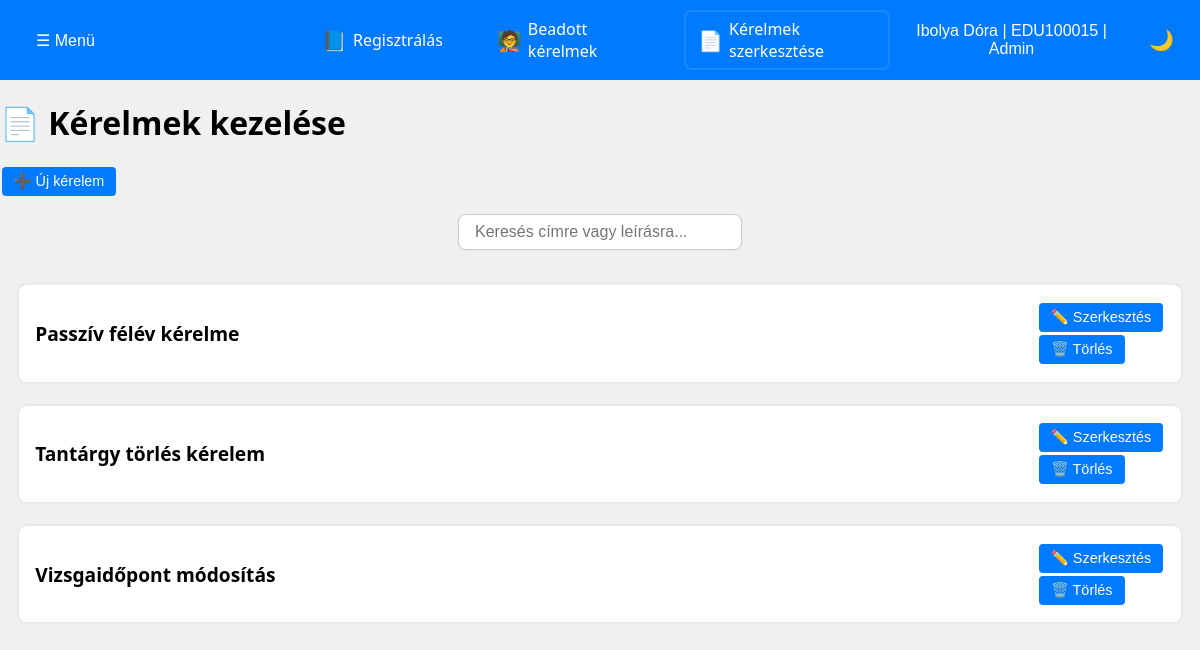
/admin/request.php (signed in), run on an earlier commit of the app's database.
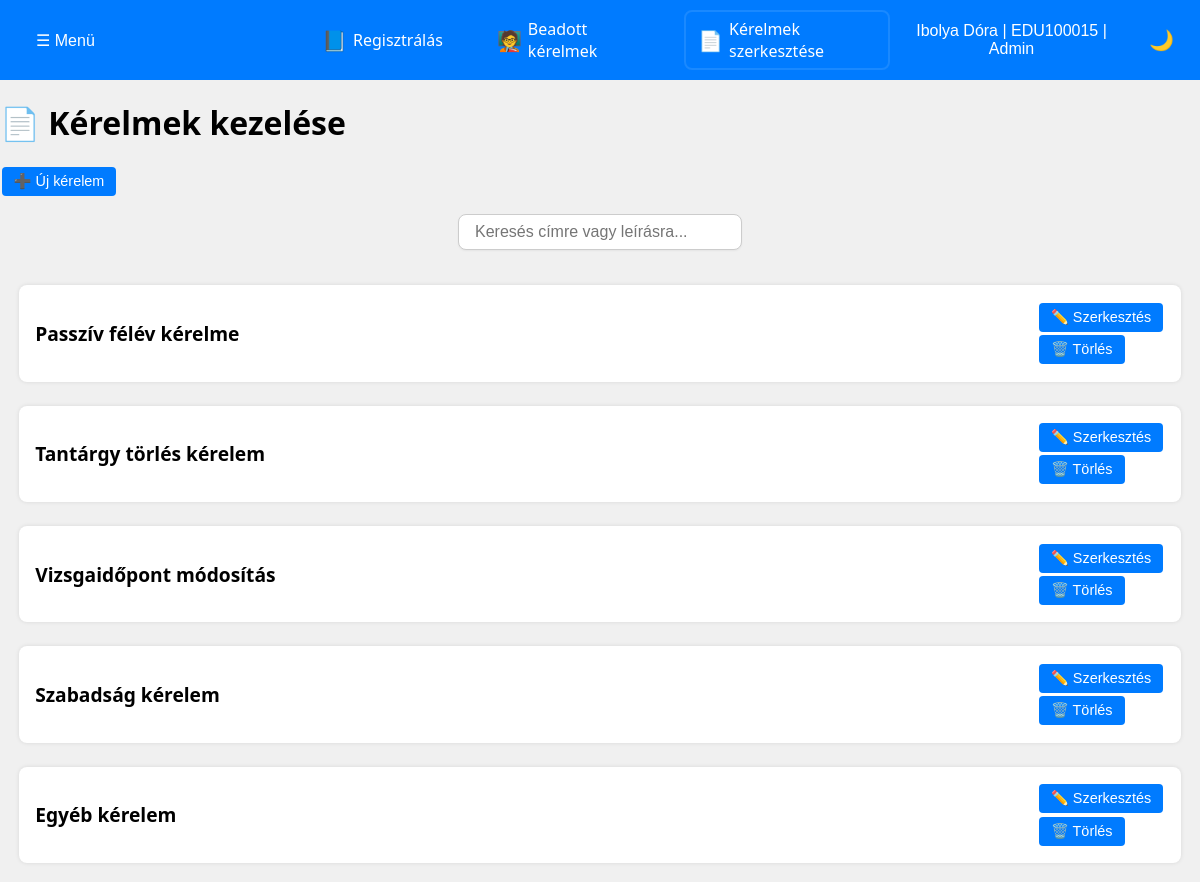
And on a later commit of the database.
### tables this page shows
CREATE TABLE users (
    id INT AUTO_INCREMENT PRIMARY KEY,
    name VARCHAR(100) NOT NULL,
    eduportal_id VARCHAR(20) NOT NULL UNIQUE,
    email VARCHAR(100) NOT NULL,
    phone VARCHAR(20),
    password_hash VARCHAR(255) NOT NULL,
    postal_code VARCHAR(10),
    city VARCHAR(100),
    address VARCHAR(255),
    birth_date DATE,
    mothers_name VARCHAR(100),
    role ENUM('hallgato', 'tanar', 'admin') NOT NULL DEFAULT 'hallgato',
    course_code VARCHAR(20),
	financing_type ENUM('állami', 'önköltséges') NOT NULL,
    created_at TIMESTAMP DEFAULT CURRENT_TIMESTAMP,
	updated_at TIMESTAMP DEFAULT CURRENT_TIMESTAMP ON UPDATE CURRENT_TIMESTAMP
);

CREATE TABLE request_templates (
    id INT NOT NULL AUTO_INCREMENT PRIMARY KEY,
    title VARCHAR(255) NOT NULL,
    description TEXT,
    to_who TEXT,

    version INT NOT NULL DEFAULT 1,
    previous_version_id INT NULL,
	is_active TINYINT(1) NOT NULL DEFAULT 1,

    created_at DATETIME DEFAULT CURRENT_TIMESTAMP,
    updated_at DATETIME DEFAULT CURRENT_TIMESTAMP ON UPDATE CURRENT_TIMESTAMP,

    CONSTRAINT fk_prev_version
        FOREIGN KEY (previous_version_id)
        REFERENCES request_templates(id)
        ON DELETE SET NULL
);

### PHP_Header/a_request.php (called while the page is built, shortened)
<?php
$eduportal_id = $_SESSION['eduportal_id'];
global $conn;
$user_sql = "
SELECT
    name
FROM users
WHERE eduportal_id = ?";
$user_stmt = $conn->prepare($user_sql);
$user_stmt->bind_param("s", $eduportal_id);
$user_stmt->execute();
$user_result = $user_stmt->get_result();
$user = $user_result->fetch_assoc();
$user_name = $user['name'] ?? 'Ismeretlen';
$user_course = "Admin";
$request_sql = "
SELECT rt.id,
       rt.title,
       rt.description,
       rt.to_who
FROM request_templates rt
LEFT JOIN request_templates rt2 ON rt2.previous_version_id = rt.id
WHERE rt2.id IS NULL AND rt.is_active = 1
ORDER BY rt.created_at DESC";
$request_result = $conn->query($request_sql);
$templates = [];
while ($row = $request_result->fetch_assoc()) {
    $templates[] = $row;
}

### admin/request.php (the view, shortened to what this page needs)
<?php
require __DIR__. '/../PHP_Header/a_request.php'
?>
<!DOCTYPE html>
<html lang="hu">
<head>
    <link rel="stylesheet" href="../CSS/site_style.css">
    <link rel="stylesheet" href="../CSS/request.css">
</head>
<body>
<header>
    <div class="menu">
        <div class="dropdown">
            <button id="dropdownToggleL" class="dropbtn">☰ Menü </button>
        </div>
    </div>
    <nav class="main-nav">
        <a href="register.php"><span class="icon">📘</span> Regisztrálás</a>
        <a href="submitted_request.php"><span class="icon">🧑‍🏫</span> Beadott kérelmek</a>
        <a id="active" href="#"><span class="icon">📄</span> Kérelmek szerkesztése</a>
    </nav>
    <div class="user-menu">
        <div class="dropdown">
            <button id="dropdownToggleR" class="dropbtn">
                <?= htmlspecialchars($user_name) ?> |
                <?= htmlspecialchars($eduportal_id) ?> |
                <?= htmlspecialchars($user_course) ?>
            </button>
        </div>
        <div class="theme-switcher">
            <button id="theme-toggle" class="theme-btn">🌙</button>
        </div>
    </div>
</header>
<main class="layout">
    <h1>📄 Kérelmek kezelése</h1>
    <button id="new-request-btn" class="ar_fill-btn">➕ Új kérelem</button>
    <div class="search-form">
        <input type="text" id="ar_searchInput" placeholder="Keresés címre vagy leírásra...">
    </div>
    <div class="requests-container" id="requests-container">
        <?php if (empty($templates)): ?>
            <p>Nincs létrehozott kérelemsablon.</p>
        <?php else: ?>
            <?php foreach ($templates as $t): ?>
                <div class="ar_request-card"
                    data-title="<?= strtolower(htmlspecialchars($t['title'])) ?>"
                    data-description="<?= strtolower(htmlspecialchars($t['description'])) ?>">
                    <div class="card-header">
                        <h2><?= htmlspecialchars($t['title']) ?></h2>
                        <div class="card-actions">
                            <button class="ar_edit-btn">✏️ Szerkesztés</button>
                            <form method="POST" action="../POST/request_post.php" class="inline-form">
                                <button type="submit" name="delete" class="ar_delete-btn" >🗑️ Törlés</button>
                            </form>
                        </div>
                    </div>
                </div>
            <?php endforeach; ?>
        <?php endif; ?>
    </div>
</main>
</body>
</html>

### CSS/site_style.css (style rules this page uses)
:root { --background-light: #f0f0f0; --background-dark: #1e1e1e; --text-dark: #000000; --text-light: #ffffff; --primary-color: #007bff; --secondary-color: #ffa500; --dropdown-bg: #ffffff; --dropdown-bg-dark: #333333; --primary-hover: #0056b3; --card-background-light: white; --card-background-dark: black; }
body { margin: 0; font-family: "Segoe UI", sans-serif; background-color: var(--background-light); color: var(--text-dark); min-height: 100vh; display: flex; flex-direction: column; }
header { display: flex; justify-content: space-between; align-items: center; background-color: var(--primary-color); color: var(--text-light); padding: 10px 20px; width: 100%; box-sizing: border-box; }
.menu, .user-menu { flex: 1; }
.user-menu { display: flex; align-items: center; justify-content: flex-end; gap: 10px; }
.main-nav { display: flex; justify-content: center; gap: 30px; flex: 2; }
.main-nav a { color: var(--text-light); text-decoration: none; font-size: 16px; display: flex; align-items: center; gap: 6px; padding: 8px 12px; transition: background-color 0.3s; }
.main-nav a#active { border: 2px solid rgba(255, 255, 255, 0.1); border-radius: 8px; padding: 6px 12px; }
.dropdown { position: relative; display: inline-block; }
.dropbtn { background-color: transparent; color: var(--text-light); border: none; font-size: 16px; cursor: pointer; padding: 8px 16px; }
.user-menu .dropdown { position: relative; }
.theme-switcher { display: flex; gap: 10px; }
.theme-btn { background: none; border: none; color: var(--text-light); font-size: 20px; cursor: pointer; }
.icon { font-size: 20px; }

### CSS/request.css (style rules this page uses)
.search-form { width: auto; padding: 1rem; display: flex; gap: 1rem; align-items: center; flex-wrap: wrap; background-color: transparent; border: none; justify-content: center; }
.search-form input[type="text"] { min-width: 250px; width: auto; padding: 0.5rem 1rem; border: 1px solid #ccc; border-radius: 8px; font-size: 1rem; background-color: var(--dropdown-bg); box-shadow: 0 1px 2px rgba(0, 0, 0, 0.05); transition: all 0.2s ease; }
.ar_fill-btn, .requests-container button, .submit-btn { background-color: var(--primary-color); color: var(--text-light); border: none; padding: 6px 12px; margin: 0.1rem; font-size: 0.9em; border-radius: 4px; cursor: pointer; }
.requests-container { display: flex; flex-direction: column; gap: 1.5rem; border: none; padding: 1.2rem; }
.asr_request-card, .ar_request-card, .sr_request-card, .tr_request-card { background-color: var(--card-background-light); padding: 1rem; border-radius: 8px; box-shadow: 0 0 4px rgba(0, 0, 0, 0.1); }
.card-header { display: flex; justify-content: space-between; align-items: center; }
.card-header h2 { margin: 0; font-size: 1.2em; }

What changed in the data, as far as the page shows it:
added request_templates: title "Szabadság kérelem"
added request_templates: title "Egyéb kérelem"
